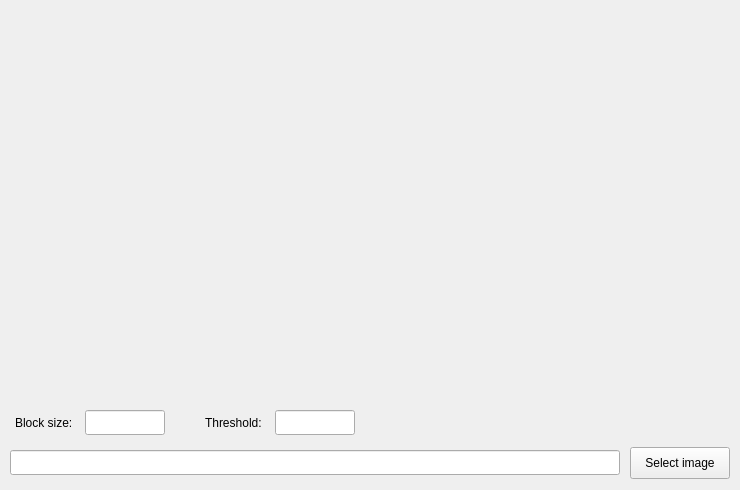
<?xml version="1.0" encoding="UTF-8"?>
<ui version="4.0">
 <class>MainWindow</class>
 <widget class="QMainWindow" name="MainWindow">
  <property name="enabled">
   <bool>true</bool>
  </property>
  <property name="geometry">
   <rect>
    <x>0</x>
    <y>0</y>
    <width>740</width>
    <height>490</height>
   </rect>
  </property>
  <property name="sizePolicy">
   <sizepolicy hsizetype="Fixed" vsizetype="Fixed">
    <horstretch>0</horstretch>
    <verstretch>0</verstretch>
   </sizepolicy>
  </property>
  <property name="minimumSize">
   <size>
    <width>740</width>
    <height>490</height>
   </size>
  </property>
  <property name="maximumSize">
   <size>
    <width>740</width>
    <height>490</height>
   </size>
  </property>
  <property name="windowTitle">
   <string>ARCore Marker Test</string>
  </property>
  <widget class="QWidget" name="centralwidget">
   <widget class="QPushButton" name="selectImageButton">
    <property name="geometry">
     <rect>
      <x>630</x>
      <y>447</y>
      <width>100</width>
      <height>32</height>
     </rect>
    </property>
    <property name="text">
     <string>Select image</string>
    </property>
   </widget>
   <widget class="QLabel" name="imagePreviewLabel">
    <property name="geometry">
     <rect>
      <x>10</x>
      <y>10</y>
      <width>360</width>
      <height>360</height>
     </rect>
    </property>
    <property name="sizePolicy">
     <sizepolicy hsizetype="Expanding" vsizetype="Expanding">
      <horstretch>0</horstretch>
      <verstretch>0</verstretch>
     </sizepolicy>
    </property>
    <property name="text">
     <string/>
    </property>
   </widget>
   <widget class="QLabel" name="scoreLabel">
    <property name="geometry">
     <rect>
      <x>330</x>
      <y>500</y>
      <width>125</width>
      <height>20</height>
     </rect>
    </property>
    <property name="text">
     <string/>
    </property>
   </widget>
   <widget class="QLabel" name="resultPreviewLabel">
    <property name="geometry">
     <rect>
      <x>370</x>
      <y>10</y>
      <width>360</width>
      <height>360</height>
     </rect>
    </property>
    <property name="sizePolicy">
     <sizepolicy hsizetype="Expanding" vsizetype="Expanding">
      <horstretch>0</horstretch>
      <verstretch>0</verstretch>
     </sizepolicy>
    </property>
    <property name="text">
     <string/>
    </property>
   </widget>
   <widget class="QLabel" name="blockSizeLabel">
    <property name="geometry">
     <rect>
      <x>15</x>
      <y>415</y>
      <width>65</width>
      <height>15</height>
     </rect>
    </property>
    <property name="minimumSize">
     <size>
      <width>65</width>
      <height>15</height>
     </size>
    </property>
    <property name="maximumSize">
     <size>
      <width>65</width>
      <height>15</height>
     </size>
    </property>
    <property name="text">
     <string>Block size:</string>
    </property>
   </widget>
   <widget class="QLabel" name="thresholdLabel">
    <property name="geometry">
     <rect>
      <x>205</x>
      <y>415</y>
      <width>65</width>
      <height>15</height>
     </rect>
    </property>
    <property name="minimumSize">
     <size>
      <width>65</width>
      <height>15</height>
     </size>
    </property>
    <property name="maximumSize">
     <size>
      <width>65</width>
      <height>15</height>
     </size>
    </property>
    <property name="text">
     <string>Threshold:</string>
    </property>
   </widget>
   <widget class="QLineEdit" name="blockSizeLineEdit">
    <property name="geometry">
     <rect>
      <x>85</x>
      <y>410</y>
      <width>80</width>
      <height>25</height>
     </rect>
    </property>
    <property name="minimumSize">
     <size>
      <width>80</width>
      <height>25</height>
     </size>
    </property>
    <property name="maximumSize">
     <size>
      <width>80</width>
      <height>25</height>
     </size>
    </property>
   </widget>
   <widget class="QLineEdit" name="thresholdLineEdit">
    <property name="geometry">
     <rect>
      <x>275</x>
      <y>410</y>
      <width>80</width>
      <height>25</height>
     </rect>
    </property>
    <property name="minimumSize">
     <size>
      <width>80</width>
      <height>25</height>
     </size>
    </property>
    <property name="maximumSize">
     <size>
      <width>80</width>
      <height>25</height>
     </size>
    </property>
   </widget>
   <widget class="QLineEdit" name="filePathLineEdit">
    <property name="geometry">
     <rect>
      <x>10</x>
      <y>450</y>
      <width>610</width>
      <height>25</height>
     </rect>
    </property>
    <property name="minimumSize">
     <size>
      <width>610</width>
      <height>25</height>
     </size>
    </property>
    <property name="maximumSize">
     <size>
      <width>610</width>
      <height>25</height>
     </size>
    </property>
   </widget>
  </widget>
 </widget>
 <resources/>
 <connections/>
</ui>
